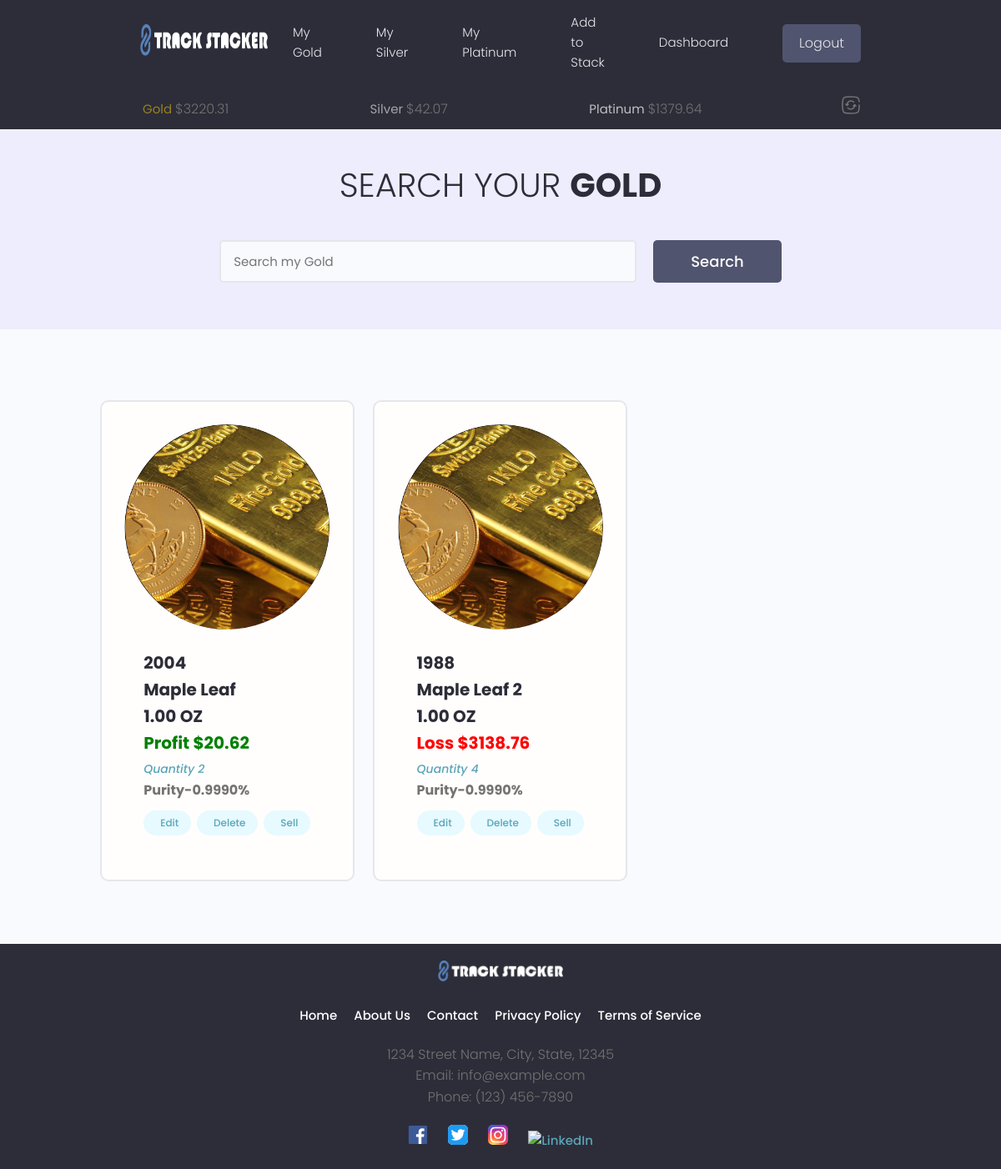
Page /gold/ (signed in) on the earlier database version.
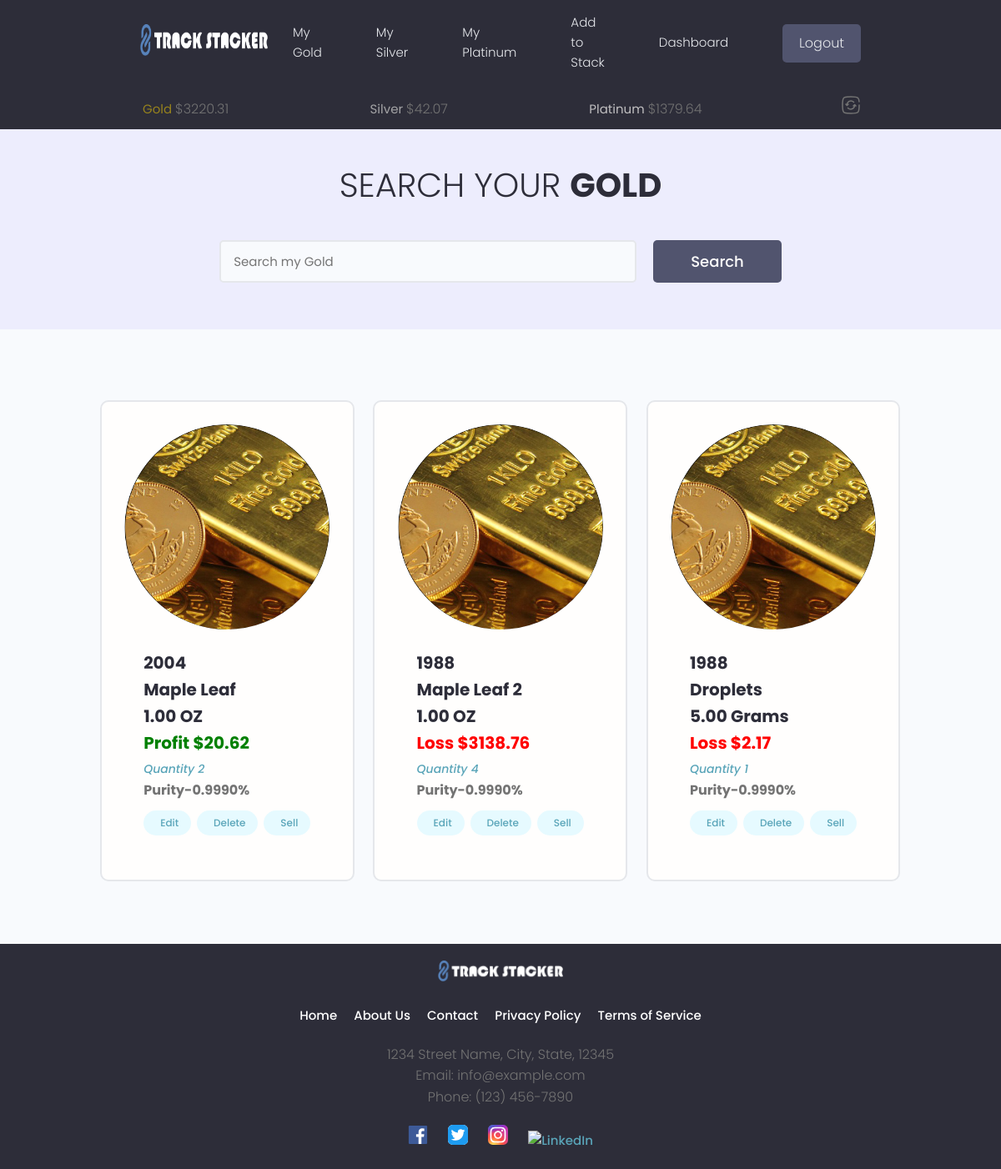
Same page on the later database version.
### tracker/models.py (models this page shows, shortened)
class Gold(models.Model):
    METAL_TYPES = (
        ('gold', 'Gold'),
        ('silver', 'Silver'),
        ('platinum', 'Platinum'),
    )
    BAR_ROUND_MISC = (
        ('bar', 'Bar'),
        ('round', 'Round'),
        ('misc', 'Misc'),
    )
    UNIT_CHOICES = [
        ('GRAMS', 'Grams'),
        ('TROY_OUNCES', 'Troy Ounces'),
    ]
    COA_PRESENT = [
        ('yes', 'Yes'),
        ('no', 'No'),
    ]
    owner = models.ForeignKey(Profile, on_delete=models.CASCADE, default=None, null=True, blank=True, unique=False)
    metal_type = models.CharField(max_length=100, choices=METAL_TYPES, default='')
    item_type = models.CharField(max_length=100, choices=BAR_ROUND_MISC, default='round')
    coa_present = models.CharField(max_length=100, choices=COA_PRESENT, default='no')
    item_year =models.PositiveIntegerField(null=True, blank=True, default=None)
    item_name = models.CharField(max_length=100)
    item_about = models.TextField(max_length=500, null=True, blank=True, default="")
    featured_image = models.ImageField(default='images/gold_avatar.jpg', null=True, blank=True)
    purity = models.DecimalField(max_digits=15, decimal_places=4, null=True, blank=True)
    quantity = models.IntegerField()
    weight_troy_oz = models.DecimalField(max_digits=30, decimal_places=4)
    weight_grams = models.DecimalField(max_digits=30, decimal_places=4, default=0.00)
    cost_to_purchase = models.DecimalField(max_digits=20, decimal_places=2)
    spot_at_purchase = models.DecimalField(max_digits=20, decimal_places=2, null=True, blank=True, default=None)
    premium = models.DecimalField(max_digits=20, decimal_places=2, null=True, blank=True, default=0.00)
    shipping_cost = models.DecimalField(max_digits=15, decimal_places=2, null=True, blank=True)
    purchased_from = models.CharField(max_length=100)
    created = models.DateTimeField(auto_now_add=True)
    cost_per_unit = models.DecimalField(max_digits=20, decimal_places=2, null=True, blank=True, default=0.00)
    total_cost_per_unit = models.DecimalField(max_digits=20, decimal_places=2, null=True, blank=True, default=0.00)
    weight_per_unit = models.DecimalField(max_digits=20, decimal_places=4, default=0.00)
    initial_weight_unit = models.CharField(max_length=50, choices=UNIT_CHOICES, default='TROY_OUNCES')
    id = models.UUIDField(default=uuid.uuid4, primary_key=True, editable=False)
    class Meta:
        verbose_name_plural = "Gold"
    def calculate_profit(self, spot_price):
        if self.quantity > 0:
            try:
                melt_value = Decimal(self.weight_troy_oz) * Decimal(spot_price)
                profit = melt_value - (self.total_cost_per_unit * self.quantity)
            except Exception as e:
                print(f'There has been an error {e}')
            return profit
        else:
            profit = 0.00
            return profit

### tracker/views.py (the view, shortened to what this page needs)
# urls.py: path('<str:metal_type>/', views.metalPage, name='metal_page'),
@login_required(login_url='login-user')
def metalPage(request, metal_type):
    metals_data, created = MetalsData.objects.get_or_create(owner=request.user.profile)
    five_minutes_later = metals_data.timestamp + 300
    unix_time_now = int(time.time())
    if metals_data.current_gold_price == 0:
        metals_data.get_api_data(request.user)
    elif (unix_time_now - five_minutes_later) > 300:
        print('pancakes')
    gold_price = metals_data.current_gold_price
    silver_price = metals_data.current_silver_price
    platinum_price = metals_data.current_platinum_price
    print(f"Gold {gold_price}")
    print(f"Silver {silver_price}")
    print(f"Platinum {platinum_price}")
    metal_objects = None
    template_name = None
    results, search_query = searchMetals(request)
    if metal_type == 'gold':
        spot_price = gold_price
        if search_query:
            metal_objects = results.get('gold_items')
        else:
            metal_objects = Gold.objects.filter(owner=request.user.profile)
        template_name = 'tracker/gold.html'
    else:
        raise Http404
    if metal_objects:
        custom_range, metal_objects = paginateMetals(request, metal_objects, 6)
        for object in metal_objects:
            object.profit = object.calculate_profit(spot_price)
        for object in metal_objects:
            object.weight = object.weight_per_unit
        context = {
            'object.weight': object.weight,
            'object.profit': object.profit,
            'spot_price': spot_price,
            'custom_range': custom_range,
            'metal_type': metal_type,
            'metal_objects': metal_objects,
            'search_query': search_query
        }
    return render(request, template_name, context)

### tracker/context_processors.py (called while the page is built)
def subheader_context(request):
    subheader_data = {}
    if request.user.is_authenticated:
        try:
            metals_data, created = MetalsData.objects.get_or_create(owner=request.user.profile)
            subheader_data['gold_price'] = metals_data.current_gold_price
            subheader_data['silver_price'] = metals_data.current_silver_price
            subheader_data['platinum_price'] = metals_data.current_platinum_price
        except MetalsData.DoesNotExist:
            subheader_data['gold_price'] = 'N/A'
            subheader_data['silver_price'] = 'N/A'
            subheader_data['platinum_price'] = 'N/A'
    return subheader_data

### tracker/templatetags/custom_filters.py (called while the page is built)
@register.filter
def absolute(value):
    return abs(value)

### tracker/templates/tracker/gold.html (shortened to what the changed rows need)
{% extends 'main.html' %}
{% block content %}
{% load static %}
{% load multiply %}
{% load custom_filters %}
<main class="projects">
    <section class="hero-section text-center">
      <div class="container container--narrow">
        <div class="hero-section__box">
          <h2>Search your <span>Gold</span></h2>
        </div>
      </div>
    </section>
    <section class="projectsList">
      <div class="container">
        <div class="grid grid--three">
          {% if search_query %}
          {% for object in metal_objects %}
          <div class="column">
            <div class="card project">
              <a href="{% url 'singleMetal' metal_type='gold' pk=object.pk %}" class="project">
                {% if object.featured_image.url != None %}
                <div class="project__thumbnail metal__thumbnail" style="background-image: url('{{ object.featured_image.url }}')">
                </div>
                {% else %}
                <div class="project__thumbnail metal__thumbnail" style="background-image: url('{% static 'images/default.jpg' %}')">
                </div>
                {% endif %}
                <div class="card__body">
                  <h3 class="project__title">{{object.item_year}}</h3>
                  <h3 class="project__title">{{object.item_name}}</h3>
                  {% if object.initial_weight_unit == 'TROY_OUNCES' %}
                  <h3 class="project__title">{{object.weight|floatformat:2}} OZ</h3>
                  {% else %}
                  <h3 class="project__title">{{object.weight|floatformat:2}} Gram{{object.weight|floatformat:2|pluralize}}</h3>
                  {% endif %}
                  {% if object.quantity > 0 %}
                    {% if object.profit > 0 %}
                    <h3 class="project__title profit_plus">Profit ${{object.profit|floatformat:2}}</h3>
                    {% elif object.profit == 0 %}
                    <h3 class="project__title profit_neutral">{{object.profit|floatformat:2}}</h3>
                    {% else %}
                    <h3 class="project__title profit_minus">Loss ${{object.profit|absolute|floatformat:2}}</h3>
                    {% endif %}
                  {% else %}
                    <h3 class="project__title profit_neutral">SOLD OUT</h3>
                  {% endif %}
                  <p><a class="project__author" href="{% url 'singleMetal' metal_type='gold' pk=object.pk %}">Quantity {{object.quantity}}</a></p>
                  <p class="project--rating">
                    <span style="font-weight: bold;">Purity-{{object.purity}}%</span>
                  </p>
                  <p class="project--rating">
                    <a class="tag tag--pill tag--main settings__btn" href="{% url 'editPage' metal_type=object.metal_type pk=object.pk %}"><i class="im im-edit"></i> Edit</a>
                    <a class="tag tag--pill tag--main settings__btn" href="{% url 'deletePage' metal_type=object.metal_type pk=object.pk %}"><i class="im im-edit"></i> Delete</a>
                    <a class="tag tag--pill tag--main settings__btn" href="{% url 'sellPage' metal_type=object.metal_type pk=object.pk %}"><i class="im im-edit"></i> Sell</a>
                  </p>
                </div>
              </a>
            </div>
          </div>
          {% endfor %}
          {% else %}
          {% for object in metal_objects %}
          <div class="column">
            <div class="card project">
              <a href="{% url 'singleMetal' metal_type='gold' pk=object.pk %}" class="project">
                {% if object.featured_image.url != None %}
                <div class="project__thumbnail metal__thumbnail" style="background-image: url('{{ object.featured_image.url }}')">
                </div>
                {% else %}
                <div class="project__thumbnail metal__thumbnail" style="background-image: url('{% static 'images/default.jpg' %}')">
                </div>
                {% endif %}
                <div class="card__body">
                  <h3 class="project__title">{{object.item_year}}</h3>
                  <h3 class="project__title">{{object.item_name}}</h3>
                  {% if object.initial_weight_unit == 'TROY_OUNCES' %}
                  <h3 class="project__title">{{object.weight|floatformat:2}} OZ</h3>
                  {% else %}
                  <h3 class="project__title">{{object.weight|floatformat:2}} Gram{{object.weight|floatformat:2|pluralize}}</h3>
                  {% endif %}
                  {% if object.quantity > 0 %}
                    {% if object.profit > 0 %}
                    <h3 class="project__title profit_plus">Profit ${{object.profit|floatformat:2}}</h3>
                    {% elif object.profit == 0 %}
                    <h3 class="project__title profit_neutral">{{object.profit|floatformat:2}}</h3>
                    {% else %}
                    <h3 class="project__title profit_minus">Loss ${{object.profit|absolute|floatformat:2}}</h3>
                    {% endif %}
                  {% else %}
                    <h3 class="project__title profit_neutral">SOLD OUT</h3>
                  {% endif %}
                  <p><a class="project__author" href="{% url 'singleMetal' metal_type='gold' pk=object.pk %}">Quantity {{object.quantity}}</a></p>                    <span style="font-weight: bold;">Purity-{{object.purity}}%</span>
                  <p class="project--rating">
                    <a class="tag tag--pill tag--main settings__btn" href="{% url 'editPage' metal_type=object.metal_type pk=object.pk %}"> Edit</a>
                    <a class="tag tag--pill tag--main settings__btn" href="{% url 'deletePage' metal_type=object.metal_type pk=object.pk %}"> Delete</a>
                    <a class="tag tag--pill tag--main settings__btn" href="{% url 'sellPage' metal_type=object.metal_type pk=object.pk %}"> Sell</a>
                  </p>
                </div>
              </a>
            </div>
          </div>
          {% endfor %}
          {% endif %}
        </div>
      </div>
    </section>
  </main>
{% endblock content %}

Differences in the rows shown:
added Gold: featured_image (picture), item_year "1988", item_name "Droplets", weight "5.00", profit|absolute "2.17", quantity "1", purity "0.9990"
